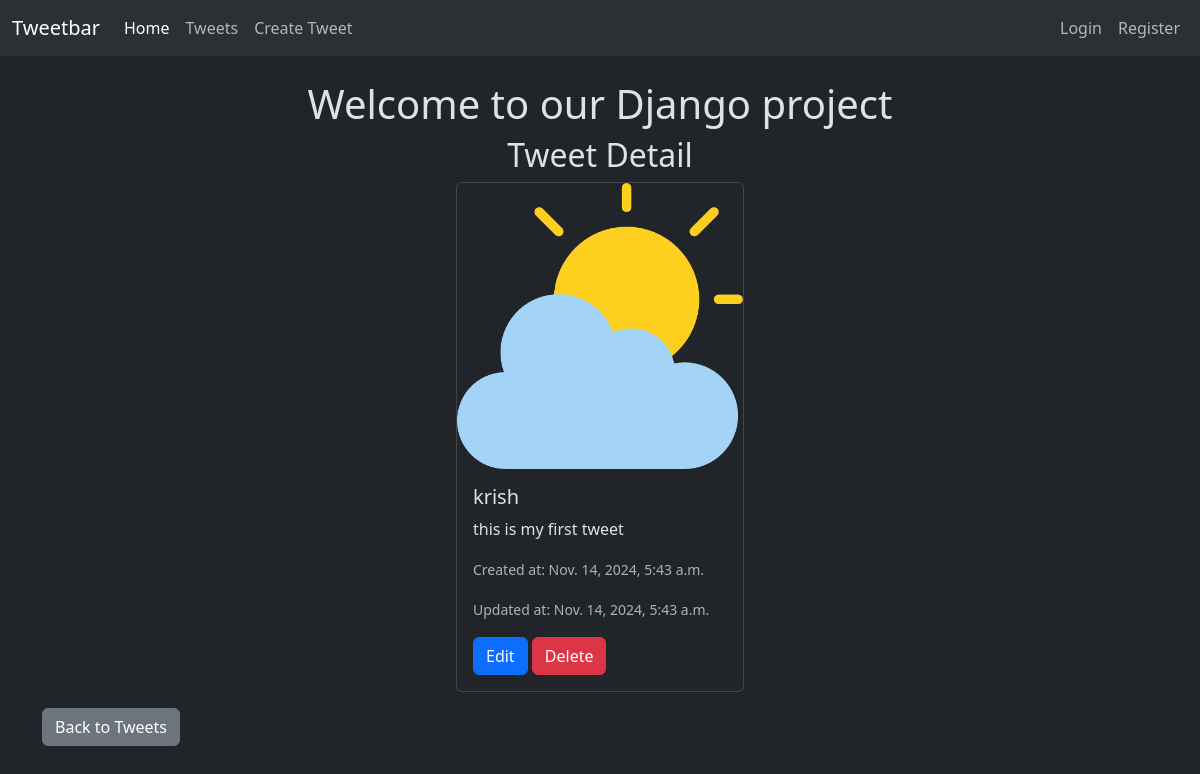
The app's page /tweets/1/ with its own data.
### tweet/models.py (models this page shows, shortened)
class Tweet(models.Model):
    user = models.ForeignKey(User, on_delete=models.CASCADE)
    text = models.TextField(max_length=240)
    photo = models.ImageField(upload_to='images/', blank=True, null=True)
    created_at = models.DateTimeField(auto_now_add=True)
    updated_at = models.DateTimeField(auto_now=True)

### tweet/views.py (the view)
# urls.py: path('tweets/<int:tweet_id>/', views.tweet_detail, name='tweet_detail'),
def tweet_detail(request, tweet_id):
    tweet = get_object_or_404(Tweet, pk=tweet_id)
    return render(request, 'tweet_detail.html', {'tweet': tweet})

### tweet/templates/tweet_detail.html (shortened to what this page needs)
{% extends "layout.html" %}
{% block content %}
  <h1 class="text-center">Welcome to our Django project</h1>
  <h2 class="text-center">Tweet Detail</h2>
  <div class="card" style="width: 18rem; margin: auto;">
    {% if tweet.photo %}
      <img src="{{ tweet.photo.url }}" class="card-img-top" alt="Tweet Image">
    {% endif %}
    <div class="card-body">
      <h5 class="card-title">{{ tweet.user.username }}</h5>
      <p class="card-text">{{ tweet.text }}</p>
      <p class="card-text"><small class="text-muted">Created at: {{ tweet.created_at }}</small></p>
      <p class="card-text"><small class="text-muted">Updated at: {{ tweet.updated_at }}</small></p>
      <a href="{% url 'tweet_edit' tweet.id %}" class="btn btn-primary">Edit</a>
      <a href="{% url 'tweet_delete' tweet.id %}" class="btn btn-danger">Delete</a>
    </div>
  </div>
  <a href="{% url 'tweet_list' %}" class="btn btn-secondary mt-3">Back to Tweets</a>
{% endblock %}

### records on screen
Tweet: photo (picture), user.username "krish", text "this is my first tweet", created_at "Nov. 14, 2024, 5:43 a.m.", updated_at "Nov. 14, 2024, 5:43 a.m."
